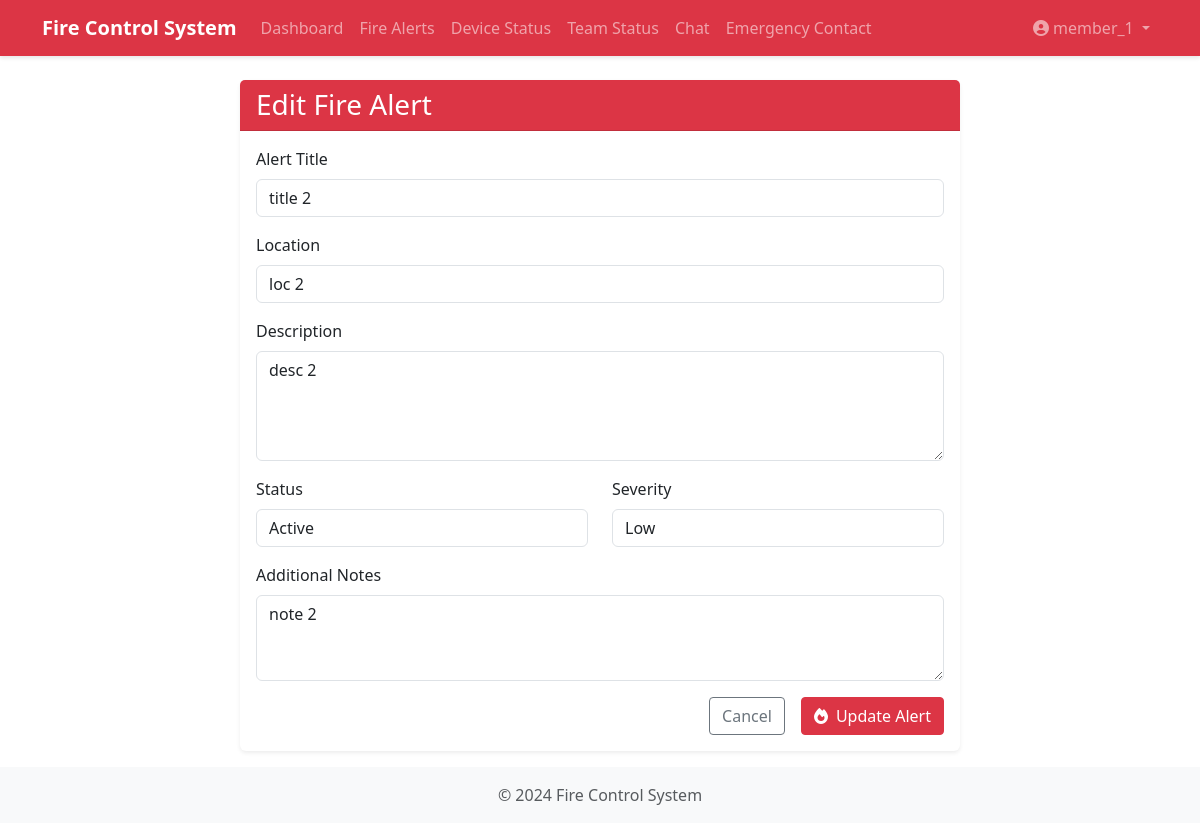
The app's page /alerts/2/edit/ (signed in) with its own data.
### fire_control/models.py (models this page shows, shortened)
class User(AbstractUser):
    is_admin = models.BooleanField(default=False)
    is_fire_team = models.BooleanField(default=False)
    location = models.CharField(max_length=200, blank=True)
    status = models.CharField(max_length=50, default='available')

class FireAlert(models.Model):
    STATUS_CHOICES = [
        ('active', 'Active'),
        ('contained', 'Contained'),
        ('extinguished', 'Extinguished'),
        ('false_alarm', 'False Alarm'),
    ]
    SEVERITY_CHOICES = [
        ('low', 'Low'),
        ('medium', 'Medium'),
        ('high', 'High'),
        ('critical', 'Critical'),
    ]
    title = models.CharField(max_length=200)
    description = models.TextField()
    location = models.CharField(max_length=200)
    timestamp = models.DateTimeField(auto_now_add=True)
    status = models.CharField(max_length=50, choices=STATUS_CHOICES, default='active')
    severity = models.CharField(max_length=50, choices=SEVERITY_CHOICES, default='medium')
    notes = models.TextField(blank=True)
    created_by = models.ForeignKey(User, on_delete=models.CASCADE)

### fire_control/views.py (the view)
# urls.py: path('alerts/<int:pk>/edit/', views.FireAlertUpdateView.as_view(), name='fire_alert_edit'),
class FireAlertUpdateView(LoginRequiredMixin, UserPassesTestMixin, UpdateView):
    model = FireAlert
    form_class = FireAlertForm
    template_name = 'fire_control/fire_alert_form.html'
    success_url = reverse_lazy('fire_control:fire_alerts')
    def test_func(self):
        return self.request.user.is_admin or self.request.user.is_fire_team

### fire_control/forms.py
class FireAlertForm(forms.ModelForm):
    class Meta:
        model = FireAlert
        fields = ('title', 'description', 'location', 'status', 'severity', 'notes')
        widgets = {
            'title': forms.TextInput(attrs={'class': 'form-control'}),
            'description': forms.Textarea(attrs={'class': 'form-control', 'rows': 4}),
            'location': forms.TextInput(attrs={'class': 'form-control'}),
            'status': forms.Select(attrs={'class': 'form-control'}),
            'severity': forms.Select(attrs={'class': 'form-control'}),
            'notes': forms.Textarea(attrs={'class': 'form-control', 'rows': 3}),
        }

### fire_control/templates/fire_control/fire_alert_form.html (shortened to what this page needs)
{% extends "fire_control/base.html" %}
{% load static %}
{% block content %}
<div class="container">
    <div class="row justify-content-center">
        <div class="col-md-8">
            <div class="card">
                <div class="card-header bg-danger text-white">
                    <h3 class="mb-0">{% if form.instance.pk %}Edit{% else %}Create New{% endif %} Fire Alert</h3>
                </div>
                <div class="card-body">
                    <form method="post">
                        <div class="mb-3">
                            <label for="{{ form.title.id_for_label }}" class="form-label">Alert Title</label>
                            {{ form.title }}
                        </div>
                        <div class="mb-3">
                            <label for="{{ form.location.id_for_label }}" class="form-label">Location</label>
                            {{ form.location }}
                        </div>
                        <div class="mb-3">
                            <label for="{{ form.description.id_for_label }}" class="form-label">Description</label>
                            {{ form.description }}
                        </div>
                        <div class="row mb-3">
                            <div class="col-md-6">
                                <label for="{{ form.status.id_for_label }}" class="form-label">Status</label>
                                {{ form.status }}
                            </div>
                            <div class="col-md-6">
                                <label for="{{ form.severity.id_for_label }}" class="form-label">Severity</label>
                                {{ form.severity }}
                            </div>
                        </div>
                        <div class="mb-3">
                            <label for="{{ form.notes.id_for_label }}" class="form-label">Additional Notes</label>
                            {{ form.notes }}
                        </div>
                        <div class="d-grid gap-2 d-md-flex justify-content-md-end">
                            <a href="{% url 'fire_control:fire_alerts' %}" class="btn btn-outline-secondary me-md-2">Cancel</a>
                            <button type="submit" class="btn btn-danger">
                                <i class="fa-solid fa-fire me-2"></i>{% if form.instance.pk %}Update{% else %}Create{% endif %} Alert
                            </button>
                        </div>
                    </form>
                </div>
            </div>
        </div>
    </div>
</div>
{% endblock %}

### fire_control/templates/fire_control/base.html (shortened to what this page needs)
{% load static %}
<!DOCTYPE html>
<html lang="en">
<head>
    <link href="https://cdn.jsdelivr.net/npm/bootstrap@5.3.0/dist/css/bootstrap.min.css" rel="stylesheet">
    <link href="https://cdnjs.cloudflare.com/ajax/libs/font-awesome/6.5.1/css/all.min.css" rel="stylesheet">
    <link href="https://cdn.jsdelivr.net/npm/sweetalert2@11/dist/sweetalert2.min.css" rel="stylesheet">
    <link href="{% static 'fire_control/css/style.css' %}" rel="stylesheet">
</head>
<body>
    <nav class="navbar navbar-expand-lg navbar-dark bg-danger">
        <div class="container">
            <a class="navbar-brand" href="{% url 'fire_control:dashboard' %}">Fire Control System</a>
            <div class="collapse navbar-collapse" id="navbarNav">
                <ul class="navbar-nav me-auto">
                    {% if user.is_authenticated %}
                        <li class="nav-item">
                            <a class="nav-link" href="{% url 'fire_control:dashboard' %}">Dashboard</a>
                        </li>
                        <li class="nav-item">
                            <a class="nav-link" href="{% url 'fire_control:fire_alerts' %}">Fire Alerts</a>
                        </li>
                        {% if user.is_admin or user.is_fire_team %}
                            <li class="nav-item">
                                <a class="nav-link" href="{% url 'fire_control:device_status' %}">Device Status</a>
                            </li>
                        {% endif %}
                        <li class="nav-item">
                            <a class="nav-link" href="{% url 'fire_control:team_status' %}">Team Status</a>
                        </li>
                        <li class="nav-item">
                            <a class="nav-link" href="{% url 'fire_control:chat' %}">Chat</a>
                        </li>
                        {% if user.is_admin or user.is_fire_team %}
                            <li class="nav-item">
                                <a class="nav-link" href="{% url 'fire_control:emergency_contact' %}">Emergency Contact</a>
                            </li>
                        {% endif %}
                    {% endif %}
                </ul>
                <ul class="navbar-nav">
                    {% if user.is_authenticated %}
                        <li class="nav-item dropdown">
                            <a class="nav-link dropdown-toggle" href="#" id="userDropdown" role="button" data-bs-toggle="dropdown" aria-expanded="false">
                                <i class="fa-solid fa-user-circle me-1"></i>{{ user.username }}
                            </a>
                        </li>
                    {% else %}
                        <li class="nav-item">
                            <a class="nav-link" href="{% url 'login' %}">Login</a>
                        </li>
                    {% endif %}
                </ul>
            </div>
        </div>
    </nav>
    <div class="container mt-4">
        {% block content %}
        {% endblock %}
    </div>
    <footer class="footer mt-auto py-3 bg-light">
        <div class="container text-center">
            <span class="text-muted">© 2024 Fire Control System</span>
        </div>
    </footer>
</body>
</html>

### fire_control/static/fire_control/css/style.css (style rules this page uses)
body { min-height: 100vh; display: flex; flex-direction: column; }
.footer { margin-top: auto; }
.card { box-shadow: 0 0.125rem 0.25rem rgba(0, 0, 0, 0.075); border: none; margin-bottom: 1rem; }
.card-header { background-color: #f8f9fa; border-bottom: 1px solid rgba(0, 0, 0, 0.125); }
.btn { border-radius: 0.25rem; padding: 0.375rem 0.75rem; }
.btn-danger { background-color: #dc3545; border-color: #dc3545; }
.navbar { box-shadow: 0 2px 4px rgba(0, 0, 0, 0.1); }
.navbar-brand { font-weight: 600; }

### records on screen
User: username "member_1"
FireAlert: title "title 2", location "loc 2", description "desc 2", status "Active", severity "Low", notes "note 2"
